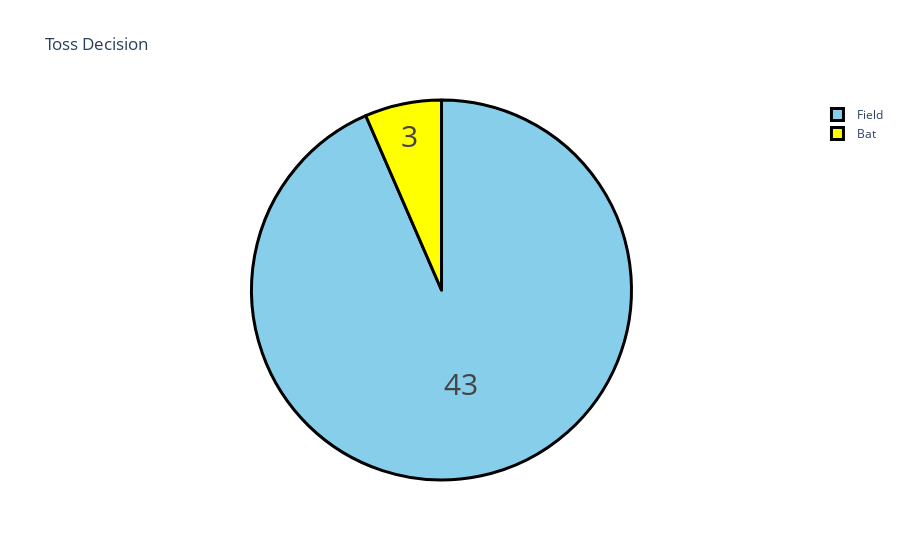

This figure's notebook cell:
### Code cell
# Seeing what most teams perfer to batting or fielding after winning the toss.

import pandas as pd
import plotly.express as px
import plotly.graph_objects as go

data = pd.read_csv("IPL 2022.csv")

toss = data["toss_decision"].value_counts()
label = toss.index
counts = toss.values
colors = [ "skyblue","yellow"]

figure = go.Figure(data=[go.Pie(labels=label,
                               values=counts)])
figure.update_layout(title_text="Toss Decision")
figure.update_traces(hoverinfo ="label+percent",
                     textinfo="value",
                     textfont_size=30,
                     marker=dict(colors=colors,
                                 line=dict(color="black",
                                           width=3)))
figure.show()

### Figure 1 — Plotly figure (JSON) as saved in the notebook; plotly's stock layout.template omitted (floating-point values rounded to 4 significant figures)
{"data": [{"hoverinfo": "label+percent", "labels": ["Field", "Bat"], "marker": {"colors": ["skyblue", "yellow"], "line": {"color": "black", "width": 3}}, "textfont": {"size": 30}, "textinfo": "value", "type": "pie", "values": [43, 3]}], "layout": {"autosize": true, "title": {"text": "Toss Decision"}}}
